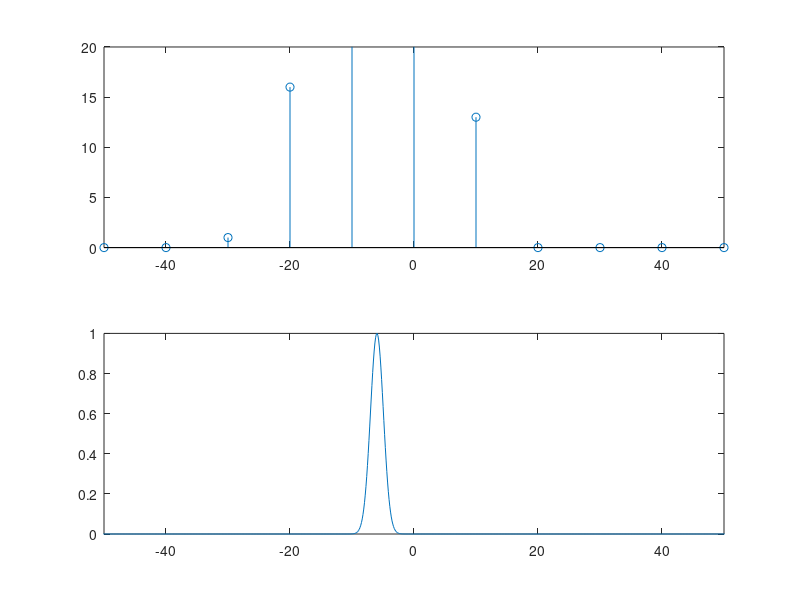

The MATLAB source for this figure:
mus = -50:10:50;
sigma = 10;
g = 1000;

s = -5;

f = g * normpdf(s - mus, 0 , sigma);
r = poissrnd(f);

%figure;
subplot(2,1,1);
stem(mus, r);
xlim([-50,50]);
ylim([0, 20]);

sp = linspace(-60,60, 1000);
logf=-(bsxfun(@minus, sp', mus)).^2./2./sigma.^2;
logL = logf * r';
likelihood = exp(logL - max(logL));

subplot(2,1,2);
plot(sp, likelihood);
xlim([-50,50]);